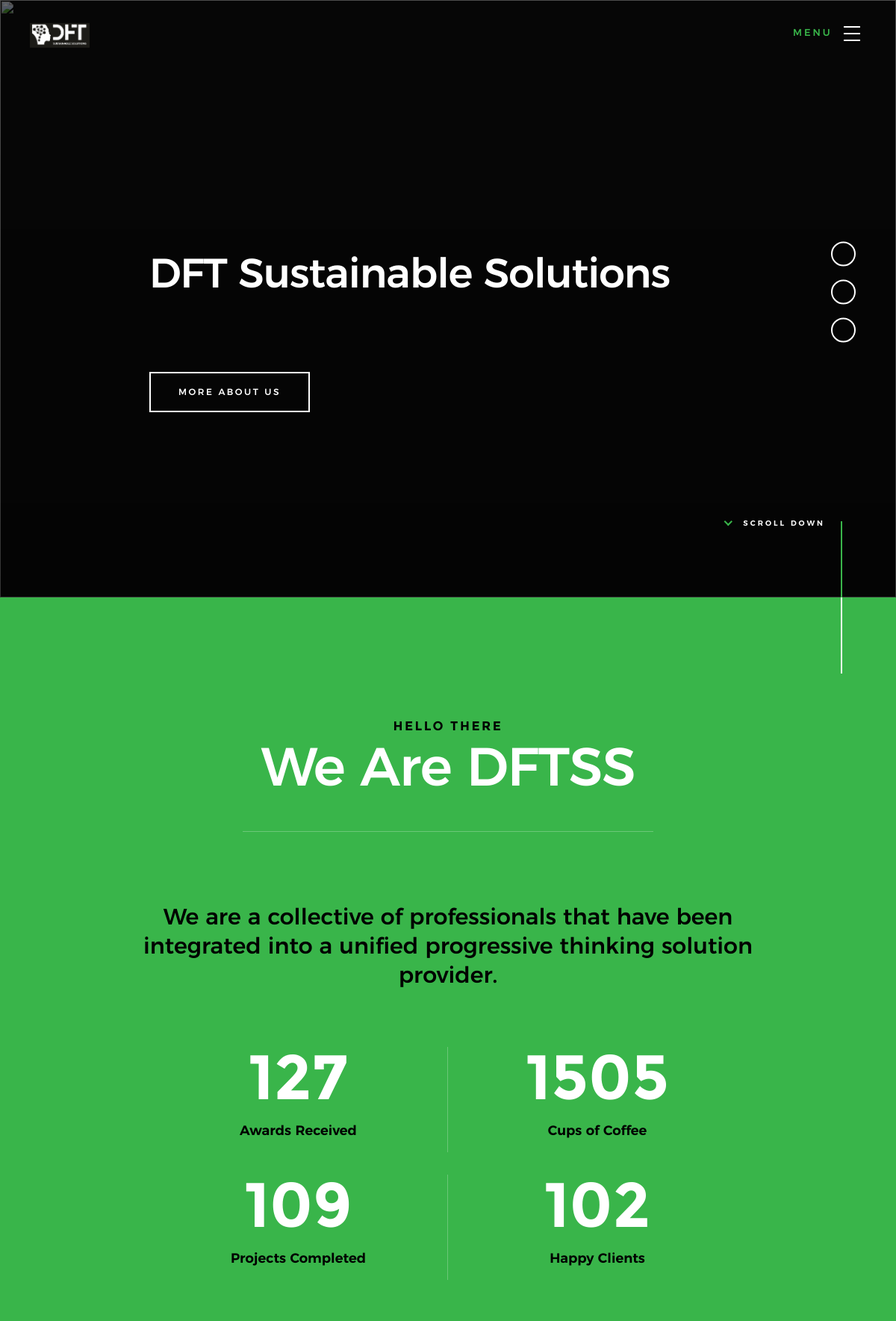
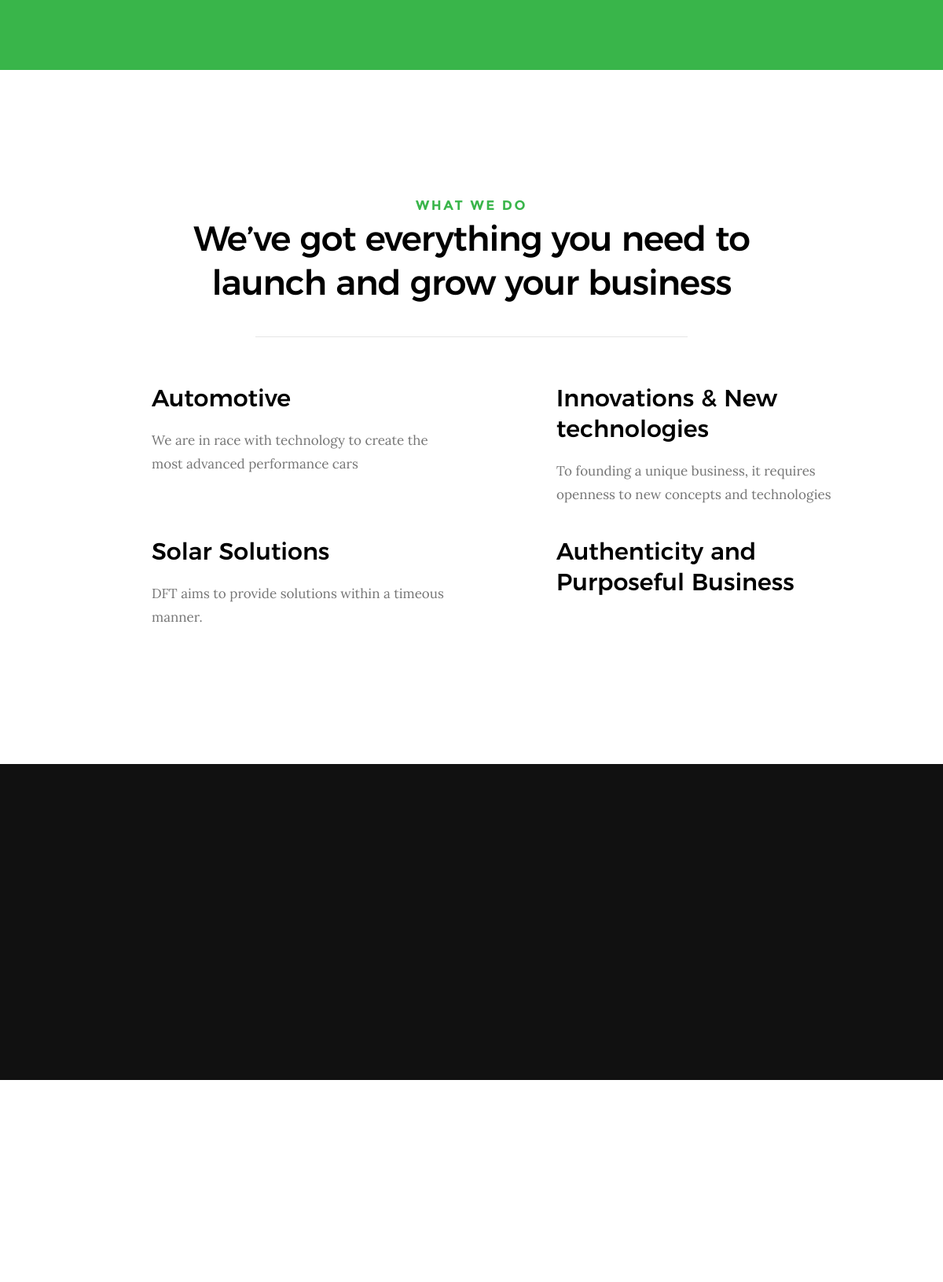
The page / (upper part) on the database its author committed (2 pictures, top to bottom).
### website/models.py (models this page shows, shortened)
class Profile(models.Model):
    profile_name = models.CharField(max_length=50, blank=True)
    home = models.CharField(max_length=50)
    about = models.CharField(max_length=50)
    services = models.CharField(max_length=50)
    works = models.CharField(max_length=50)
    clients = models.CharField(max_length=50)
    contact = models.CharField(max_length=50)
    intro_big_text = models.TextField(max_length=200, blank=True)
    intro_button = models.CharField(max_length=50)
    about_title = models.CharField(max_length=100, blank=True)
    about_text = models.TextField(max_length=500, blank=True)
    works_title = models.CharField(max_length=200, blank=True)
    works_text = models.TextField(max_length=500, blank=True)
    services_title = models.CharField(max_length=100, blank=True)
    services_text = models.TextField(max_length=500, blank=True)
    clients_title = models.CharField(max_length=100, blank=True)
    clients_text = models.TextField(max_length=500, blank=True)
    contact_title = models.CharField(max_length=100, blank=True)
    contact_text = models.CharField(max_length=500, blank=True)
    contact_button = models.CharField(max_length=50, blank=True)
    address_title = models.CharField(max_length=50, blank=True)
    address = models.CharField(max_length=500, blank=True)
    email_title = models.CharField(max_length=50, blank=True)
    email = models.EmailField(max_length=300, blank=True)
    phone_title = models.CharField(max_length=50, blank=True)
    phone = PhoneNumberField(blank=True)
    class Meta:
        verbose_name = "profile"

### website/views.py (the view, shortened to what this page needs)
# urls.py: path('', views.index, name="index"),
def index(request):
    try:
        profile = Profile.objects.all()
    except Profile.DoesNotExist:
        raise Http404("Profile does not exist")
    try:
        work = Work.objects.all()
    except Work.DoesNotExist:
        raise Http404("Work does not exist")
    context = {
        'profile': profile,
        'work': work,
    }
    form = ContactUs(request.POST or None)
    return render(request, "base.html",context)

### templates/base.html (shortened to what this page needs)
{% load static %}
<!DOCTYPE html>
<html class="no-js" lang="en">
<head>
    <link rel="stylesheet" href="{% static '/website/css/base.css' %}">
    <link rel="stylesheet" href="{% static '/website/css/vendor.css' %}">
    <link rel="stylesheet" href="{% static '/website/css/main.css' %}">
</head>
<body id="top">
    {% for p in profile %}
    <header class="s-header">
        <div class="header-logo">
            <a class="site-logo" href="base.html">
                <img src="{% static '/website/images/logo.png'%}" alt="Homepage">
            </a>
        </div>
        <a class="header-menu-toggle" href="#0">
            <span class="header-menu-text">Menu</span>
            <span class="header-menu-icon"></span>
        </a>
    </header>
    <section id="home" class="s-home target-section" data-parallax="scroll" data-image-src="{% static '/website/images/hero-bg.jpg'%}" data-natural-width=3000 data-natural-height=2000 data-position-y=center>
        <div class="overlay"></div>
        <div class="shadow-overlay"></div>
        <div class="home-content">
            <div class="row home-content__main">
                       <h1>{{ p.intro_big_text }} </h1>
                       <div class="home-content__buttons" >
                            <a href="#about" class="smoothscroll btn btn--stroke">
                                {{ p.intro_button }}
                            </a>
                        </div>
            </div>
            <div class="home-content__scroll">
                <a href="#about" class="scroll-link smoothscroll">
                    <span>Scroll Down</span>
                </a>
            </div>
            <div class="home-content__line"></div>
        </div>
        <ul class="home-social">
            <li>
                <a href="https://www.facebook.com"><i class="fa fa-facebook" aria-hidden="true"></i><span>Facebook</span></a>
            </li>
            <li>
                <a href="https://www.twitter.com"><i class="fa fa-twitter" aria-hidden="true"></i><span>Twiiter</span></a>
            </li>
            <li>
                <a href="https://www.instagram.com"><i class="fa fa-instagram" aria-hidden="true"></i><span>Instagram</span></a>
            </li>
        </ul>
    </section>
    <section id='about' class="s-about">
        <div class="row section-header has-bottom-sep" data-aos="fade-up">
            <div class="col-full">
                <h3 class="subhead subhead--dark">Hello There</h3>
                <h1 class="display-1 display-1--light">{{ p.about_title }}</h1>
            </div>
        </div>
        <div class="row about-desc" data-aos="fade-up">
            <div class="col-full">
                <h2>
                    <p>{{ p.about_text }}</P>
                </h2>
            </div>
         </div>
        <div class="row about-stats stats block-1-4 block-m-1-2 block-mob-full" data-aos="fade-up">
            <div class="col-block stats__col ">
                <div class="stats__count">127</div>
                <h5>Awards Received</h5>
            </div>
            <div class="col-block stats__col">
                <div class="stats__count">1505</div>
                <h5>Cups of Coffee</h5>
            </div>
            <div class="col-block stats__col">
                <div class="stats__count">109</div>
                <h5>Projects Completed</h5>
            </div>
            <div class="col-block stats__col">
                <div class="stats__count">102</div>
                <h5>Happy Clients</h5>
            </div>
        </div>
        <div class="about__line"></div>
    </section>
    <section id='services' class="s-services">
        <div class="row section-header has-bottom-sep" data-aos="fade-up">
            <div class="col-full">
                <h3 class="subhead">{{p.services_title }}</h3>
                <h1 class="display-2">{{p.services_text }}</h1>
            </div>
        </div>
        <div class="row services-list block-1-2 block-tab-full">
            <div class="col-block service-item" data-aos="fade-up">
                <div class="service-icon">
                    <i class="icon-paint-brush"></i>
                </div>
                <div class="service-text">
                    <h3 class="h2">Automotive</h3>
                    <p>
                        We are in race with technology to create the most advanced performance cars
                    </p>
                </div>
            </div>
            <div class="col-block service-item" data-aos="fade-up">
                <div class="service-icon">
                    <i class="icon-group"></i>
                </div>
                <div class="service-text">
                    <h3 class="h2"> Innovations & New technologies</h3>
                    <p>
                        To founding a unique business, it requires openness to new concepts and technologies
                    </p>
                </div>
            </div>
            <div class="col-block service-item" data-aos="fade-up">
                <div class="service-icon">
                    <i class="icon-megaphone"></i>
                </div>
                <div class="service-text">
                    <h3 class="h2">Solar Solutions</h3>
                    <p>
                       DFT aims to provide  solutions within a timeous manner.
                    </p>
                </div>
            </div>
            <div class="col-block service-item" data-aos="fade-up">
                <div class="service-icon">
                    <i class="icon-earth"></i>
                </div>
                <div class="service-text">
                    <h3 class="h2">Authenticity and Purposeful Business</h3>
                </div>
            </div>
 </div>
    </section>
    <section id='works' class="s-works">
        <div class="intro-wrap">
                </div>
    </section>
    {% endfor %}
</body>
</html>

### site/public/static/website/css/base.css (style rules this page uses)
html { font-family: sans-serif; line-height: 1.15; -ms-text-size-adjust: 100%; -webkit-text-size-adjust: 100%; }
body { margin: 0; }
article, aside, footer, header, nav, section { display: block; }
h1 { font-size: 2em; margin: 0.67em 0; }
a { background-color: transparent; -webkit-text-decoration-skip: objects; }
img { border-style: none; }
html { font-size: 62.5%; box-sizing: border-box; }
*, *::before, *::after { box-sizing: inherit; }
body { font-weight: normal; line-height: 1; word-wrap: break-word; text-rendering: optimizeLegibility; -webkit-overflow-scrolling: touch; -webkit-text-size-adjust: none; }
body, input, button { -moz-osx-font-smoothing: grayscale; -webkit-font-smoothing: antialiased; }
img, video { max-width: 100%; height: auto; }
div, dl, dt, dd, ul, ol, li, h1, h2, h3, h4, h5, h6, pre, form, p, blockquote, th, td { margin: 0; padding: 0; }
h1, h2, h3, h4, h5, h6 { -webkit-font-smoothing: auto; -webkit-font-smoothing: antialiased; -webkit-font-variant-ligatures: common-ligatures; -moz-font-variant-ligatures: common-ligatures; font-variant-ligatures: common-ligatures; text-rendering: optimizeLegibility; }
em, i { font-style: italic; line-height: inherit; }
ol, ul { list-style: none; }
li { display: block; }
a { text-decoration: none; line-height: inherit; }
a img { border: none; }
.row { width: 94%; max-width: 1200px; margin: 0 auto; }
.row:after { content: ""; display: table; clear: both; }
[class*="col-"] { float: left; padding: 0 20px; }
.col-twelve, .col-full { width: 100%; }
@media only screen and (max-width: 1200px) { [class*="col-"] { padding: 0 15px; } }
[class*="block-"]:after { content: ""; display: table; clear: both; }
.block-1-4 .col-block { width: 25%; }
.block-1-2 .col-block { width: 50%; }
.block-1-6 .col-block:nth-child(6n+1), .block-1-5 .col-block:nth-child(5n+1), .block-1-4 .col-block:nth-child(4n+1), .block-1-3 .col-block:nth-child(3n+1), .block-1-2 .col-block:nth-child(2n+1) { clear: both; }
@media only screen and (max-width: 1200px) { .block-m-1-2 .col-block { width: 50%; } }
@media only screen and (max-width: 1200px) { [class*="block-m-"] .col-block:nth-child(n) { clear: none; } }
@media only screen and (max-width: 1200px) { .block-m-1-6 .col-block:nth-child(6n+1), .block-m-1-5 .col-block:nth-child(5n+1), .block-m-1-4 .col-block:nth-child(4n+1), .block-m-1-3 .col-block:nth-child(3n+1), .block-m-1-2 .col-block:nth-child(2n+1) { clear: both; } }

### rows shown on the page
Profile: intro_big_text "DFT Sustainable Solutions", intro_button "MORE ABOUT US", about_title "We Are DFTSS", about_text "We are a collective of professionals that have been integrated into a unified progressive thinking solution provider.", services_title "WHAT WE DO", services_text "We’ve got everything you need to launch and grow your business"
